Frame 1 (no input): blank canvas, image omitted
Frame 60 (no input): blank canvas, image omitted
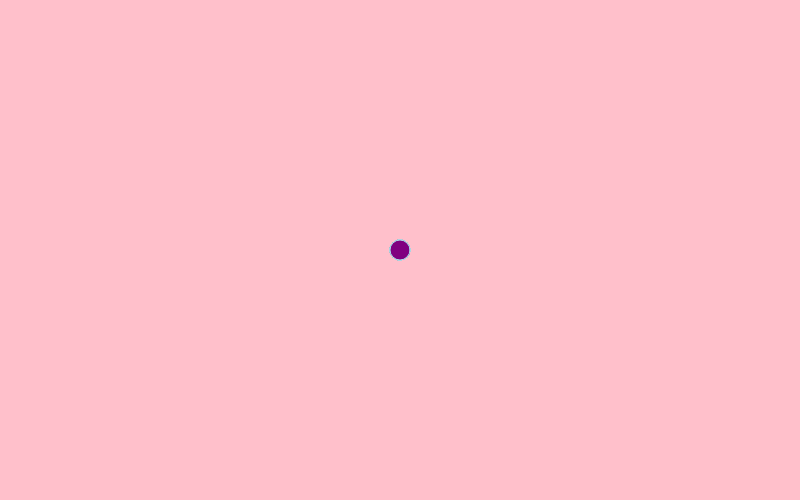
Frame 120 (the mouse pressed at the canvas centre since frame 60)

The p5.js sketch whose frames 1 and 60 were blank and that drew this single picture after the mouse press (run headless with seeded random() and noise() and a simulated clock; from frame 60 on, the mouse is pressed at the canvas centre):

// p5.js sketch
// ── sketch.js
function setup() {
  createCanvas(800, 500);
  background("pink");
}

function draw() {
  fill("purple")
stroke("lightblue");
 
  if(mouseIsPressed){
    circle(mouseX, mouseY, 20)
  }
}
